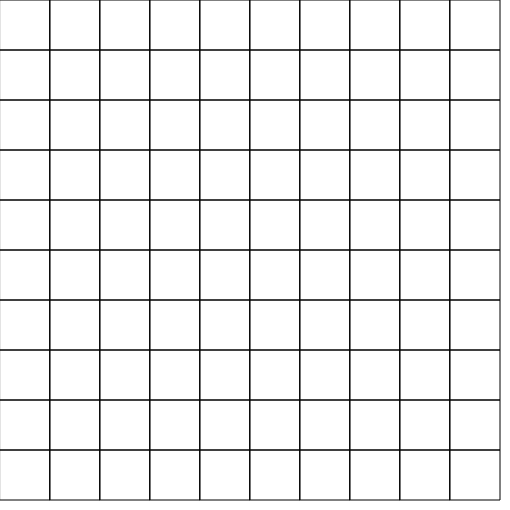
Frame 1 (no input)
Frame 60 (no input): identical to frame 1, image omitted
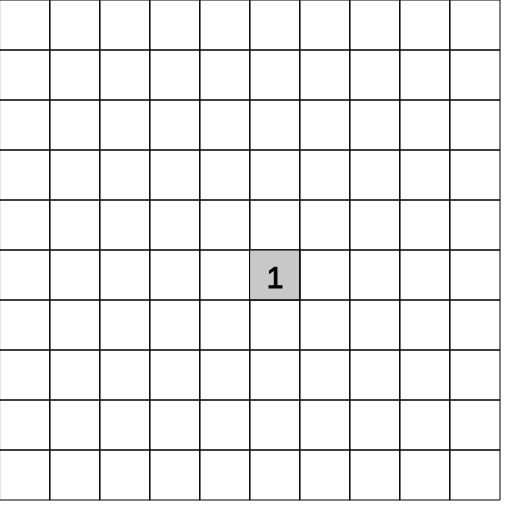
Frame 120 (the mouse pressed at the canvas centre since frame 60)

The p5.js sketch that drew these frames (run headless with seeded random() and noise() and a simulated clock; from frame 60 on, the mouse is pressed at the canvas centre):

// p5.js sketch
// ── sketch.js

//global variables
var rows = 0;
var cols = 0;
var canvasSize = 510;
var cellWidht = 50;
var grid;
var mineN;
var mineMun = 10;

function setup() {
  createCanvas(canvasSize, canvasSize);
  rows = floor(height / cellWidht);
  cols = floor(width / cellWidht);
  grid = Create2DArray(rows, cols);

  // populate the grid with cells

  for (let i = 0; i < cols; i++) {
    for (let j = 0; j < rows; j++) {
      grid[i][j] = new Cell(i , j , cellWidht);
      console.log(grid);
    }
  }

  // set bombs in random spots
  let i = 0;
  while (i < mineMun){
    let n = floor(random(cols));
    let m = floor(random(rows));

    if (!grid[n][m].IsMined()){
      grid[n][m].MineIt();
      i++;
    }
  }
}

function draw() {
  background(255);
  for (let i = 0; i < cols; i++) {
    for (let j = 0; j < rows; j++) {
      grid[i][j].Show();
    }
  }
}

// ceck if the mouse clicked on a cell, if so it reveals it.
function mousePressed() {
  for (let i = 0; i < cols; i++) {
    for (let j = 0; j < rows; j++) {
      if (grid[i][j].OnTheCell(mouseX, mouseY)) {
        grid[i][j].Reveal();
      }
    }
  }
}

//function to create a 2d array for the grid

function Create2DArray(rows, cols) {
  let arr = new Array(cols);
  for (let i = 0; i < cols; i++) {
    arr[i] = new Array(rows);
  }
  return arr;
}


// ── cell.js
class Cell {
    constructor(i, j, w) {
        this.mined = false;
        this.revealed = false;
        this.i = i;
        this.j = j;
        this.cellWidht = w;
        this.x = this.i * this.cellWidht;
        this.y = this.j * this.cellWidht;
        this.mineNear = 1;
    }
    // draw the cell on the screen
    Show() {
        stroke(0);
        noFill();
        rect(this.x, this.y, this.cellWidht, this.cellWidht);

        if (this.revealed) {
            if (this.mined) {
                fill(150);
                rect(this.x, this.y, this.cellWidht, this.cellWidht);
                fill(255);
                ellipse(this.x + (this.cellWidht / 2), this.y + (this.cellWidht / 2), this.cellWidht / 2, this.cellWidht / 2);
            }

            else {
                fill(200);
                rect(this.x, this.y, this.cellWidht, this.cellWidht);
                if (this.mineNear > 0) {
                    textSize(30);
                    fill(0);
                    textAlign(CENTER);
                    text(this.mineNear, this.x + this.cellWidht / 2, this.y + this.cellWidht - 12);
                }

            }
        }
    }
    // return true if the point given is contained in the cell 
    OnTheCell(x, y) {
        return (x > this.x && x < this.x + this.cellWidht && y > this.y && y < this.y + this.cellWidht);
    }

    //reveal the cell
    Reveal() {
        this.revealed = true;
    }

    //set the cell as mined
    MineIt() {
        this.mined = true;
    }
    // return true if the cell is mined, false if its not
    IsMined() {
        return this.mined;
    }
}
